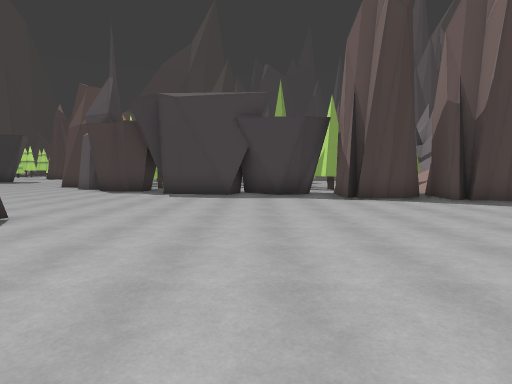
[1] (above)

24 first-person views from a walk through a scene from a Unity 3-D project. The camera is 1.5 m above the floor, tilts 4° down and sees 80° across. The floor is counted in squares, 2 m on a side. Each view is taken from the middle of a square. On the plan, view 1 faces up. The plan holds only what a view shows up to about 10 squares ahead; the rest is blank. The place goes on beyond the plan.

[2]
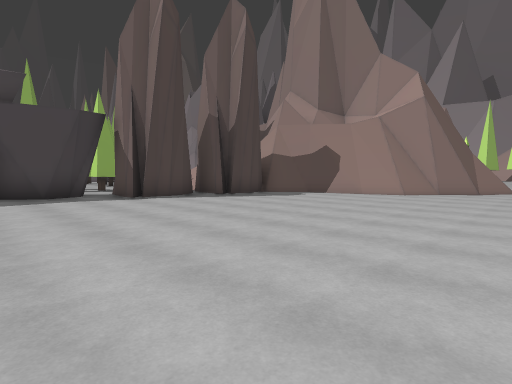

[3]
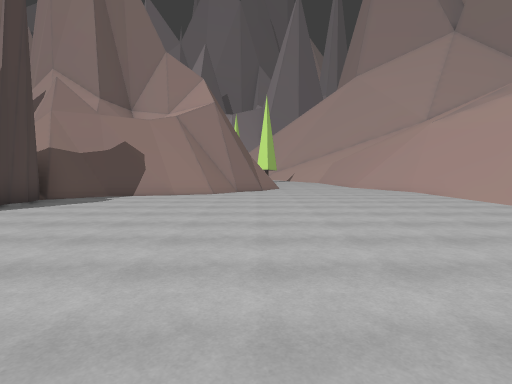

[4]
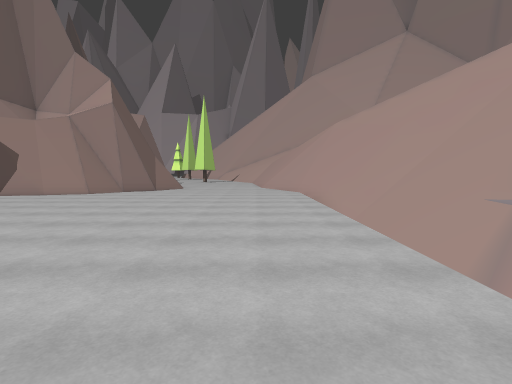

[5]
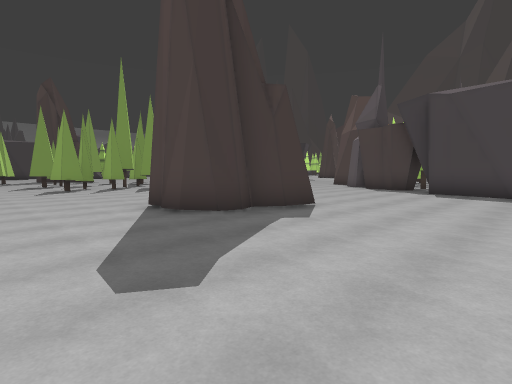

[6]
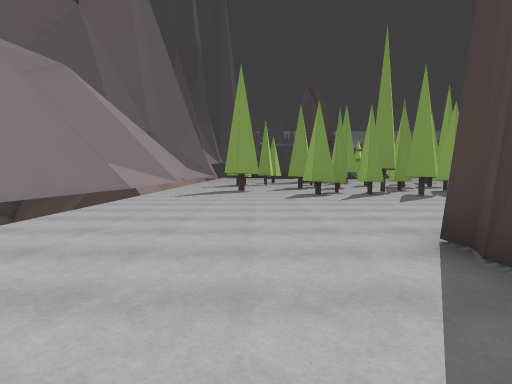

[7]
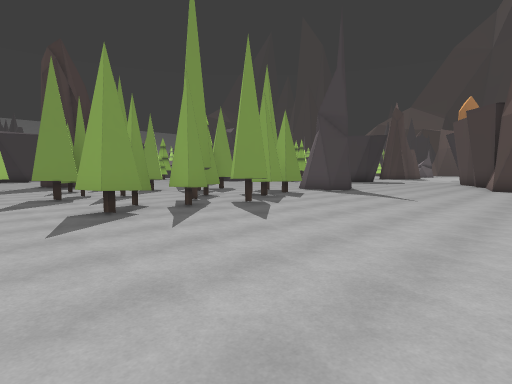

[8]
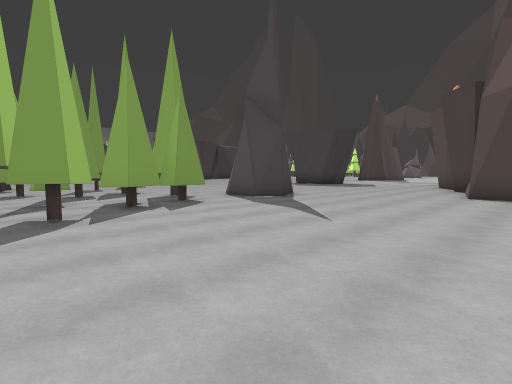

[9]
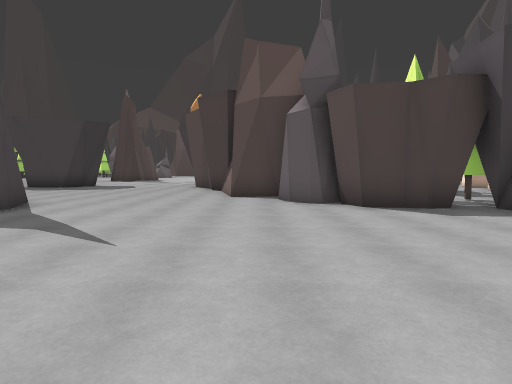

[10]
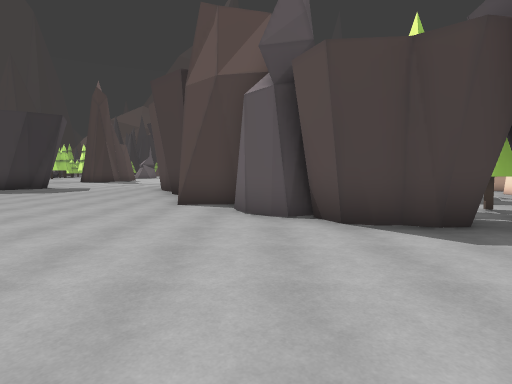

[11]
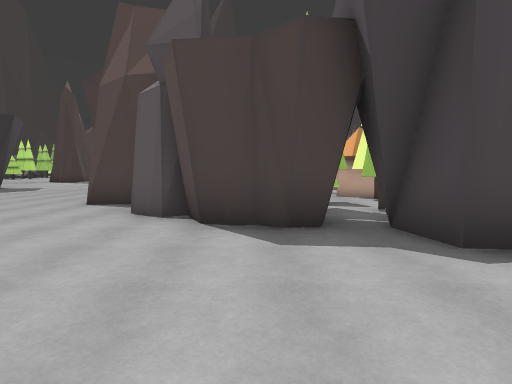

[12]
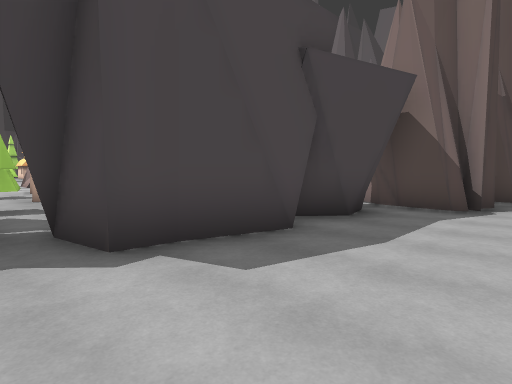

[13]
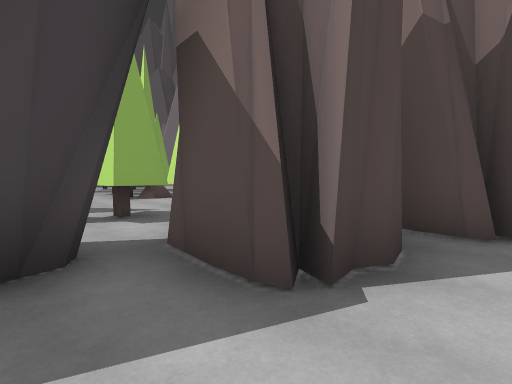

[14]
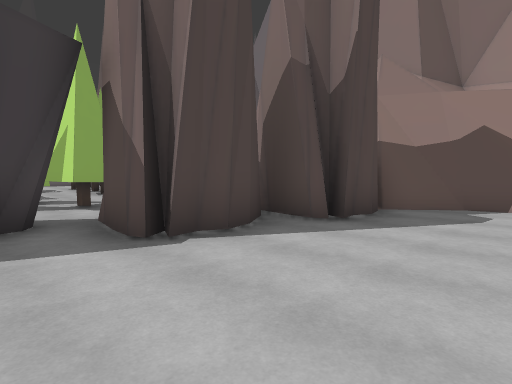

[15]
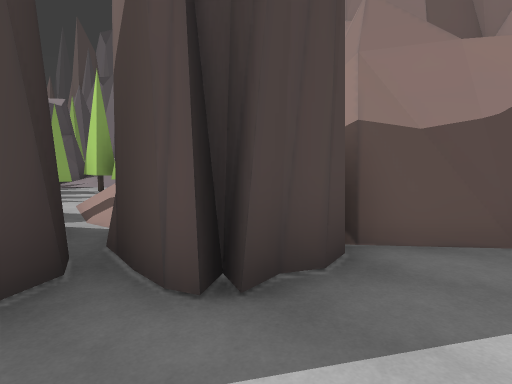

[16]
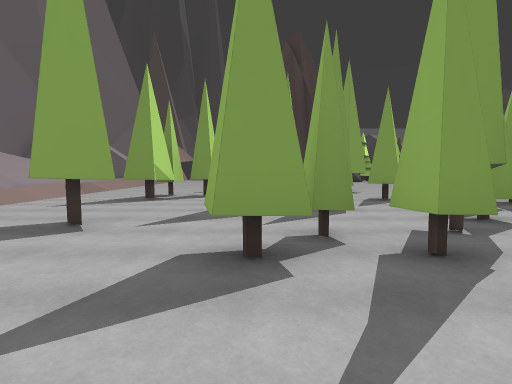

[17]
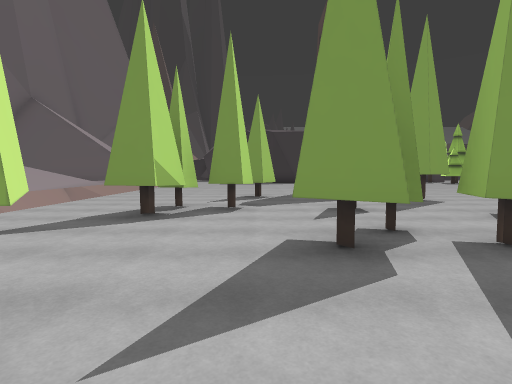

[18]
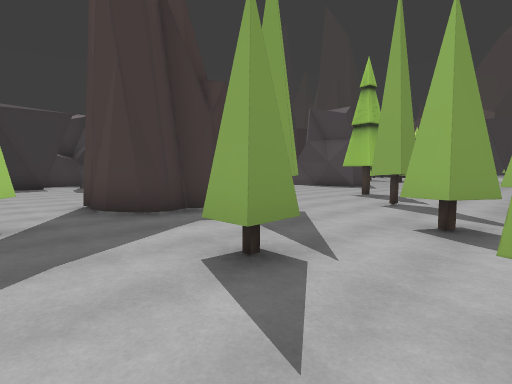

[19]
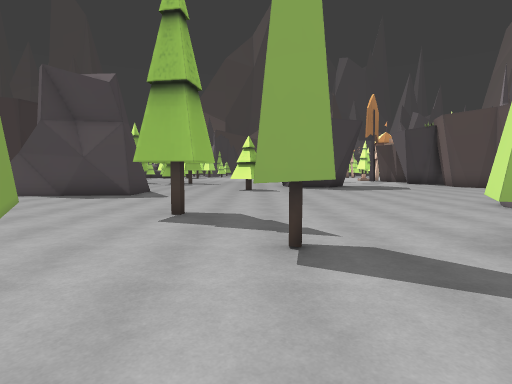

[20]
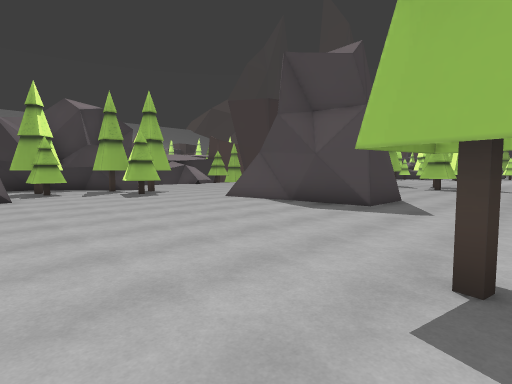

[21]
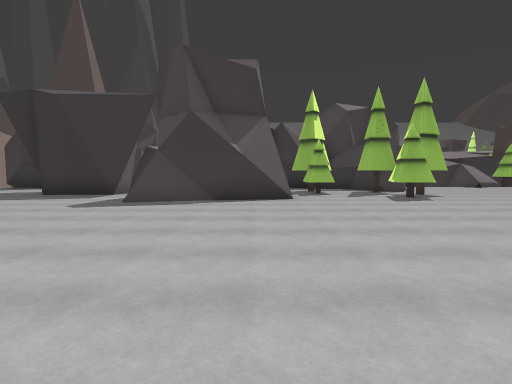

[22]
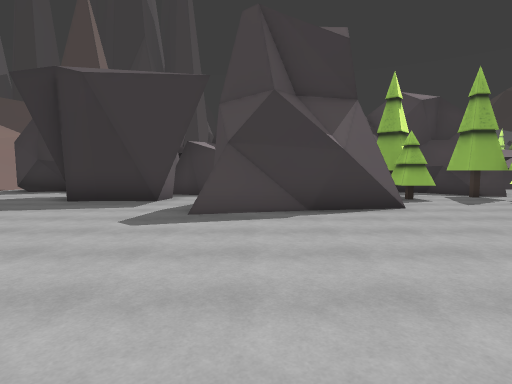

[23]
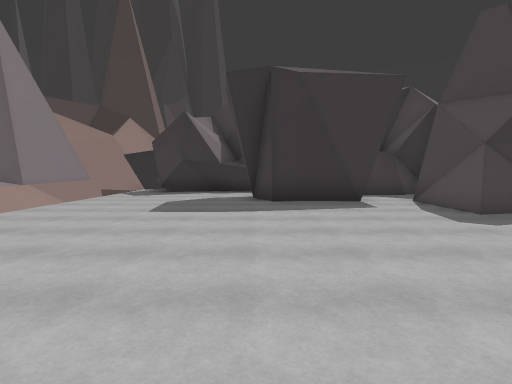

[24]
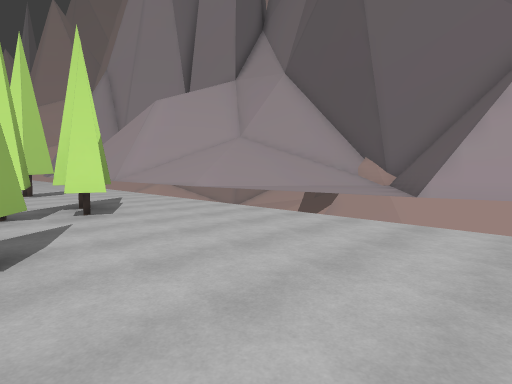

### Floor plan
Key: @ floor where view 1 was taken; # wall or solid block; . floor; / step, stairs or slope; = window, fence, low wall or low ledge; ^ raised ledge; v drop or lower ground; T tree; R rock; H house; O other object.
Columns run from 34 left of view 1 to 9 right of it. Each row starts with its distance up from view 1.
 20                                 OO
 19           ...                  .OO
 18           ...                  O.        T
 17           ...       .....#     .HH      TT
 16           #..       .....R     .H..OO.OT..
 15   ...  ####..............R     .T..O...O..
 14   .....#..................##  TT    O....
 13 ##T#.......................## TT    ..../
 12 #T#TT...............#.......## .    .TTT/
 11 ....................##.......#R#    .. ./
 10  TT..........T.................#######
  9  ..................T.................###  ^
  8     #.........T..T.#T................######
  7     #............TT.OT....................#
  6 #.  #...... ....TT...T...... .............##
  5 #..##.....  #T..T..TTTT.....  .............#
  4 #........  ##.....T.TT...... ##............#
  3 ###.......##...T.TT..T...... #..............
  2   #...............T..T......##..............
  1   #.........T..T............................
  0 ...............T....#.............@.........
 -1 ...............TT...T.......................
 -2 ........ .....................   ...........
 -3 .......  .^^^^^^^^^#   ######     ..........
 -4    =^     #^^^^^                         ///
 -5 ^^^        #^^^^                     ///////
 -6            #^^^                      v//////
 -7             #^^                       v/////
 -8             ###                         ////
 -9                                          //v

Where each view was taken, in squares from view 1:
view 1: 0 up, 0 right, facing up
view 2: 0 up, 1 left, facing up-right
view 3: 2 up, 1 left, facing right
view 4: 2 down, 1 left, facing right
view 5: 1 down, 0 right, facing up-left
view 6: 0 up, 3 left, facing left
view 7: 0 up, 7 left, facing up-left
view 8: 4 up, 7 left, facing up-left
view 9: 5 up, 8 left, facing up
view 10: 7 up, 7 left, facing up
view 11: 7 up, 5 left, facing up
view 12: 7 up, 4 left, facing up-right
view 13: 7 up, 1 right, facing up-right
view 14: 5 up, 1 right, facing up-right
view 15: 6 up, 4 right, facing up-right
view 16: 2 up, 10 left, facing left
view 17: 1 up, 13 left, facing left
view 18: 1 up, 17 left, facing up-left
view 19: 5 up, 20 left, facing up
view 20: 8 up, 21 left, facing up-left
view 21: 8 up, 22 left, facing left
view 22: 6 up, 24 left, facing left
view 23: 1 up, 24 left, facing left
view 24: 1 up, 25 left, facing down-right
